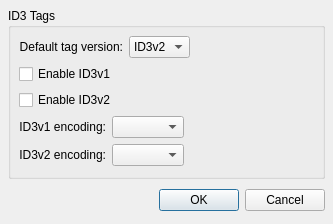
<ui version="4.0" >
 <class>SettingsDialog</class>
 <widget class="QDialog" name="SettingsDialog" >
  <property name="geometry" >
   <rect>
    <x>0</x>
    <y>0</y>
    <width>333</width>
    <height>224</height>
   </rect>
  </property>
  <property name="windowTitle" >
   <string>MPEG Plugin Settings</string>
  </property>
  <layout class="QVBoxLayout" >
   <property name="margin" >
    <number>8</number>
   </property>
   <property name="spacing" >
    <number>6</number>
   </property>
   <item>
    <widget class="QGroupBox" name="groupBox" >
     <property name="title" >
      <string>ID3 Tags</string>
     </property>
     <layout class="QVBoxLayout" >
      <property name="margin" >
       <number>8</number>
      </property>
      <property name="spacing" >
       <number>6</number>
      </property>
      <item>
       <layout class="QHBoxLayout" >
        <property name="margin" >
         <number>0</number>
        </property>
        <property name="spacing" >
         <number>6</number>
        </property>
        <item>
         <widget class="QLabel" name="label_15_2" >
          <property name="text" >
           <string>Default tag version:</string>
          </property>
          <property name="alignment" >
           <set>Qt::AlignRight|Qt::AlignTrailing|Qt::AlignVCenter</set>
          </property>
         </widget>
        </item>
        <item>
         <widget class="QComboBox" name="defTagComboBox" >
          <property name="maximumSize" >
           <size>
            <width>67</width>
            <height>16777215</height>
           </size>
          </property>
          <property name="currentIndex" >
           <number>1</number>
          </property>
          <item>
           <property name="text" >
            <string>ID3v1</string>
           </property>
          </item>
          <item>
           <property name="text" >
            <string>ID3v2</string>
           </property>
          </item>
         </widget>
        </item>
        <item>
         <spacer>
          <property name="orientation" >
           <enum>Qt::Horizontal</enum>
          </property>
          <property name="sizeHint" >
           <size>
            <width>40</width>
            <height>20</height>
           </size>
          </property>
         </spacer>
        </item>
       </layout>
      </item>
      <item>
       <widget class="QCheckBox" name="id3v1CheckBox" >
        <property name="text" >
         <string>Enable ID3v1</string>
        </property>
       </widget>
      </item>
      <item>
       <widget class="QCheckBox" name="id3v2CheckBox" >
        <property name="text" >
         <string>Enable ID3v2</string>
        </property>
       </widget>
      </item>
      <item>
       <layout class="QHBoxLayout" >
        <property name="margin" >
         <number>0</number>
        </property>
        <property name="spacing" >
         <number>6</number>
        </property>
        <item>
         <widget class="QLabel" name="label_17_2_2" >
          <property name="text" >
           <string>ID3v1 encoding:</string>
          </property>
          <property name="alignment" >
           <set>Qt::AlignRight|Qt::AlignTrailing|Qt::AlignVCenter</set>
          </property>
         </widget>
        </item>
        <item>
         <widget class="QComboBox" name="id3v1EncComboBox" />
        </item>
        <item>
         <spacer>
          <property name="orientation" >
           <enum>Qt::Horizontal</enum>
          </property>
          <property name="sizeHint" >
           <size>
            <width>40</width>
            <height>20</height>
           </size>
          </property>
         </spacer>
        </item>
       </layout>
      </item>
      <item>
       <layout class="QHBoxLayout" >
        <property name="margin" >
         <number>0</number>
        </property>
        <property name="spacing" >
         <number>6</number>
        </property>
        <item>
         <widget class="QLabel" name="label_18_2_2" >
          <property name="text" >
           <string>ID3v2 encoding:</string>
          </property>
          <property name="alignment" >
           <set>Qt::AlignRight|Qt::AlignTrailing|Qt::AlignVCenter</set>
          </property>
         </widget>
        </item>
        <item>
         <widget class="QComboBox" name="id3v2EncComboBox" />
        </item>
        <item>
         <spacer>
          <property name="orientation" >
           <enum>Qt::Horizontal</enum>
          </property>
          <property name="sizeHint" >
           <size>
            <width>40</width>
            <height>20</height>
           </size>
          </property>
         </spacer>
        </item>
       </layout>
      </item>
     </layout>
    </widget>
   </item>
   <item>
    <layout class="QHBoxLayout" >
     <property name="margin" >
      <number>0</number>
     </property>
     <property name="spacing" >
      <number>6</number>
     </property>
     <item>
      <spacer>
       <property name="orientation" >
        <enum>Qt::Horizontal</enum>
       </property>
       <property name="sizeHint" >
        <size>
         <width>131</width>
         <height>31</height>
        </size>
       </property>
      </spacer>
     </item>
     <item>
      <widget class="QPushButton" name="okButton" >
       <property name="text" >
        <string>OK</string>
       </property>
      </widget>
     </item>
     <item>
      <widget class="QPushButton" name="cancelButton" >
       <property name="text" >
        <string>Cancel</string>
       </property>
      </widget>
     </item>
    </layout>
   </item>
  </layout>
 </widget>
 <resources/>
 <connections>
  <connection>
   <sender>cancelButton</sender>
   <signal>clicked()</signal>
   <receiver>SettingsDialog</receiver>
   <slot>reject()</slot>
   <hints>
    <hint type="sourcelabel" >
     <x>336</x>
     <y>210</y>
    </hint>
    <hint type="destinationlabel" >
     <x>179</x>
     <y>224</y>
    </hint>
   </hints>
  </connection>
  <connection>
   <sender>id3v2CheckBox</sender>
   <signal>toggled(bool)</signal>
   <receiver>id3v2EncComboBox</receiver>
   <slot>setEnabled(bool)</slot>
   <hints>
    <hint type="sourcelabel" >
     <x>84</x>
     <y>104</y>
    </hint>
    <hint type="destinationlabel" >
     <x>165</x>
     <y>163</y>
    </hint>
   </hints>
  </connection>
  <connection>
   <sender>id3v1CheckBox</sender>
   <signal>toggled(bool)</signal>
   <receiver>id3v1EncComboBox</receiver>
   <slot>setEnabled(bool)</slot>
   <hints>
    <hint type="sourcelabel" >
     <x>95</x>
     <y>73</y>
    </hint>
    <hint type="destinationlabel" >
     <x>165</x>
     <y>133</y>
    </hint>
   </hints>
  </connection>
 </connections>
</ui>
